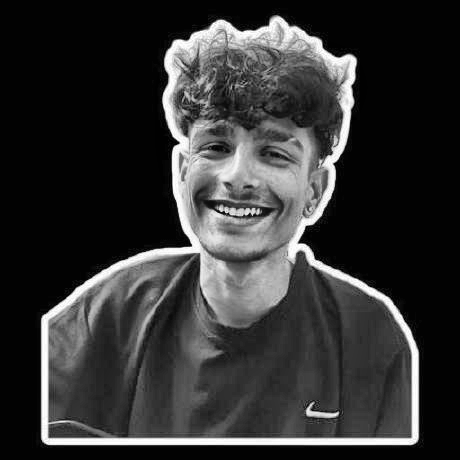
#> input picture assets/portrait/source-prepped.png, 460 x 460 px
$ python prep_photo.py ../assets/portrait/source-prepped.png
#> lines starting #> are read from the running program, lines starting #| are printed output that depends on the picture
#!/usr/bin/env python3

from pathlib import Path
import sys

import cv2
import numpy as np
from PIL import Image


def main():
    if len(sys.argv) != 2:
        print("Usage: python scripts/prep_photo.py <source-image>")
        sys.exit(1)

    source = Path(sys.argv[1])

    if not source.exists():
        print(f"Error: image not found: {source}")
        sys.exit(1)

    output = source.with_name("source-prepped.png")

    image = Image.open(source).convert("RGB")
    image_np = np.array(image)

    gray = cv2.cvtColor(image_np, cv2.COLOR_RGB2GRAY)
#> gray is the input picture: shape (460, 460); min 0, max 255, mean 51.6

    # Improve local contrast while avoiding extreme global contrast.
    clahe = cv2.createCLAHE(
        clipLimit=2.5,
        tileGridSize=(8, 8),
    )

    enhanced = clahe.apply(gray)
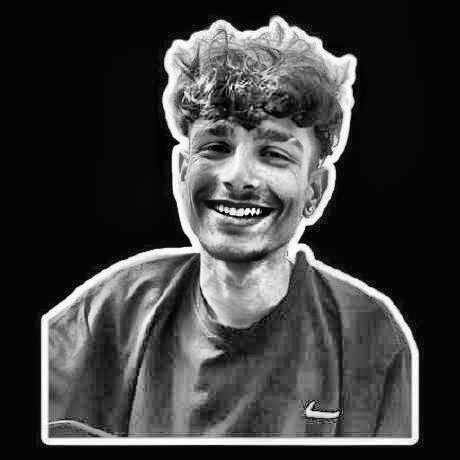
#> enhanced: shape (460, 460); min 0, max 255, mean 61.5

    # Normalize gently so the subject remains readable.
    enhanced = cv2.normalize(
        enhanced,
        None,
        0,
        255,
        cv2.NORM_MINMAX,
    )

    # Put the result onto a white background.
    white = np.full_like(enhanced, 255)
    result = np.minimum(enhanced, white)

    Image.fromarray(result).save(output)

    print(f"Created: {output}")


if __name__ == "__main__":
    main()

$ run again, with assets/portrait/navneet-ascii.png copied over assets/portrait/source-prepped.png
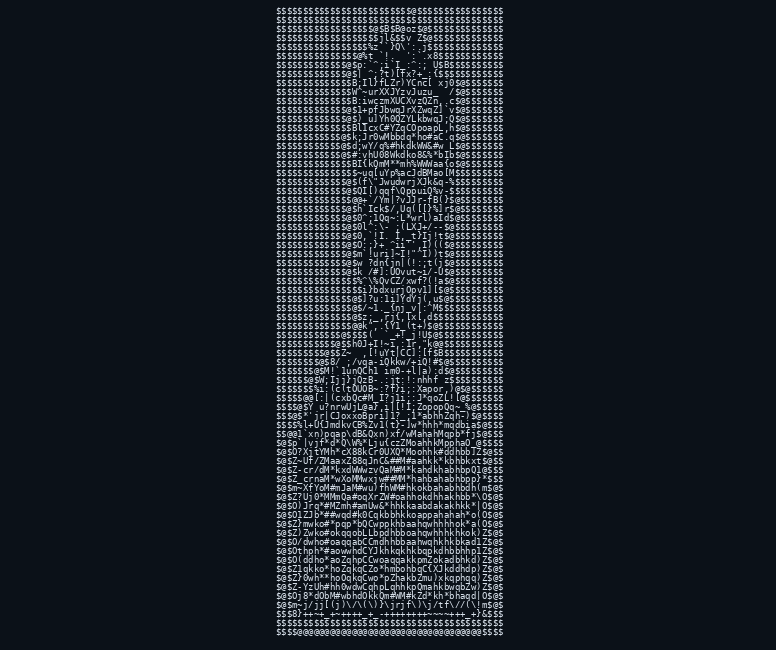
#> input picture assets/portrait/navneet-ascii.png, 776 x 650 px
#> in main, image is the input picture: PIL image 776x650 RGB; mean R, G, B 25.4, 31.6, 38.8
#> in main, `enhanced = cv2.normalize( enhanced, None, 0, 255, cv2.NORM_MINMAX, )`:
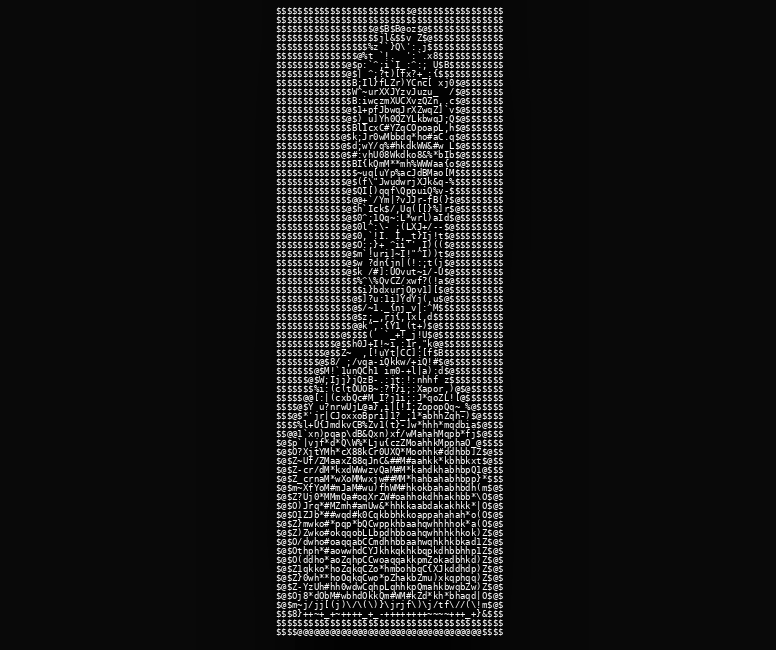
#> enhanced: shape (650, 776); min 0, max 255, mean 24.6
